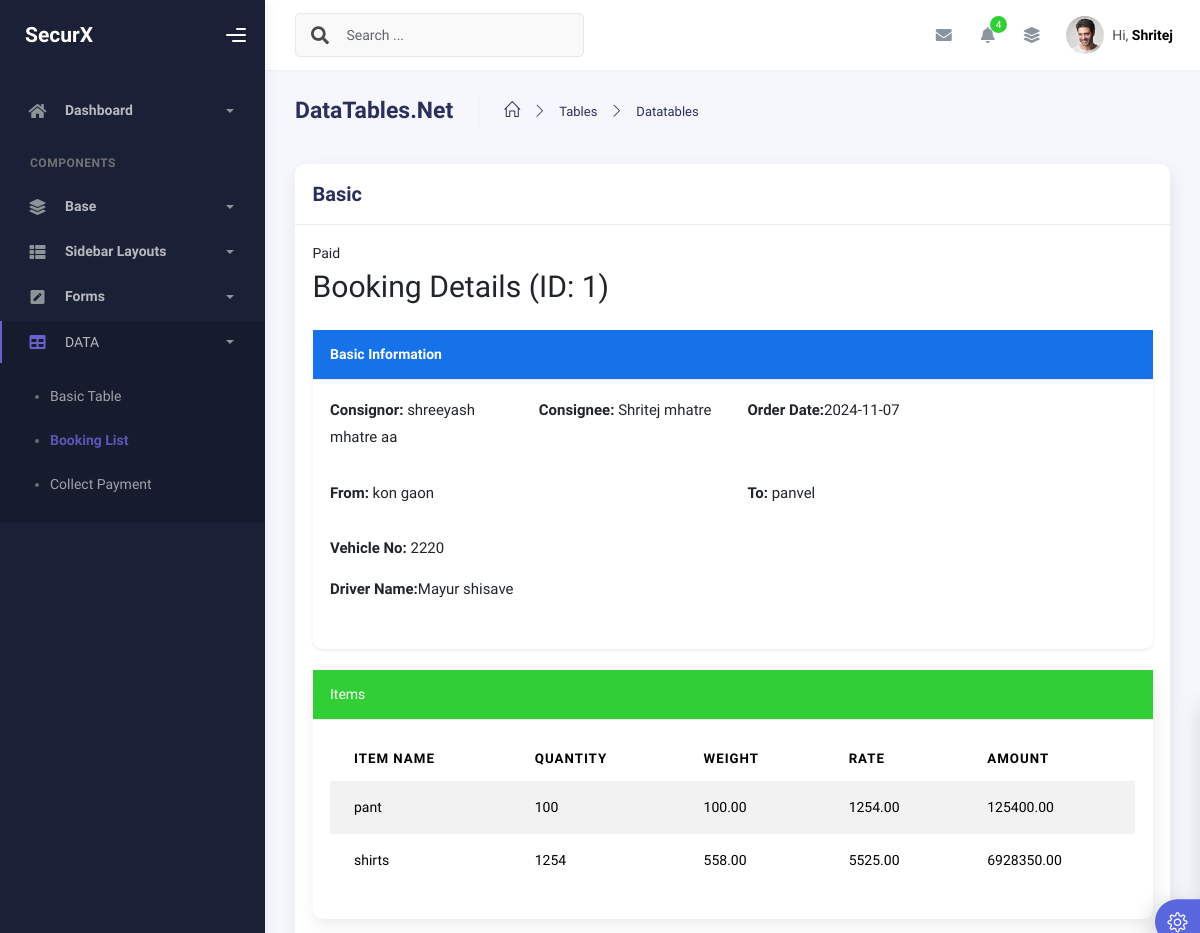
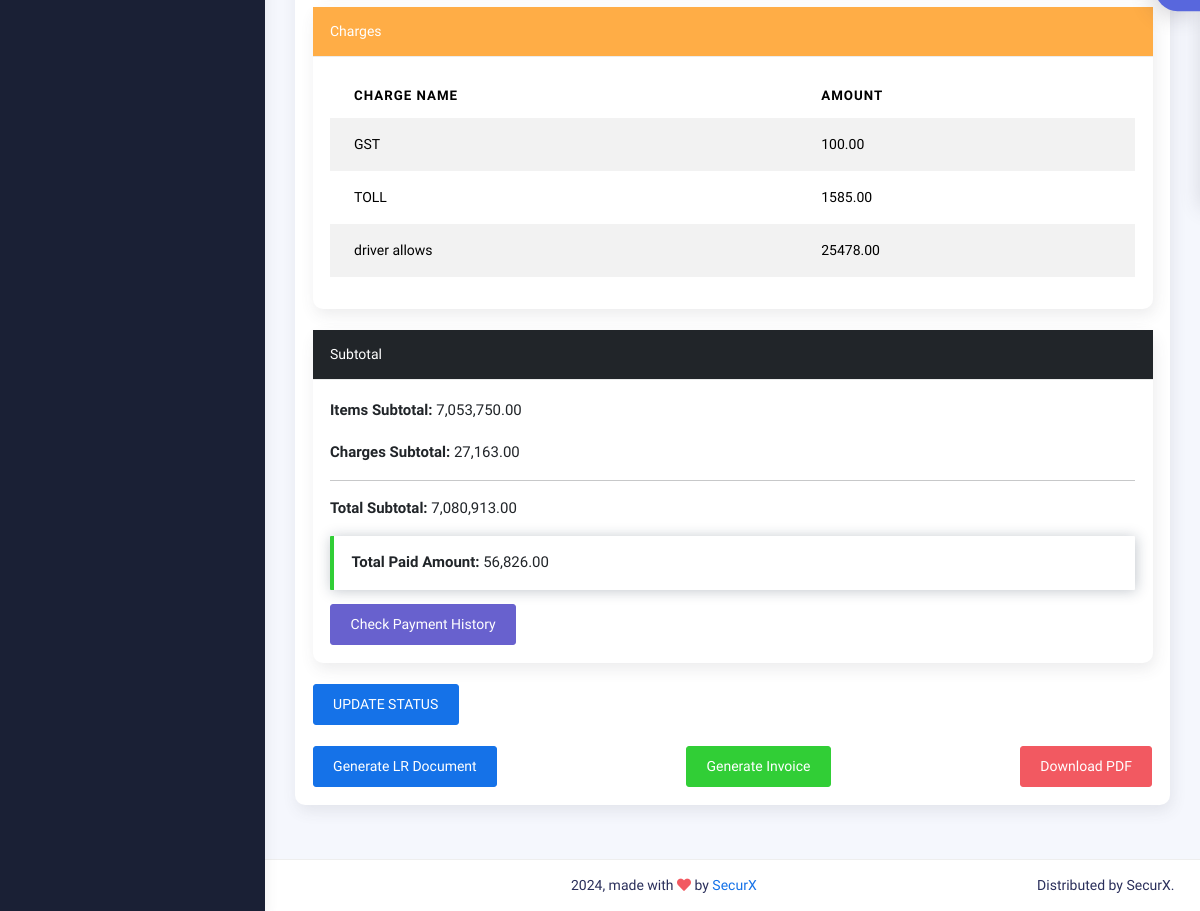
Screenshot of /tables/order.php?id=1 with the database file from the repository (2 pictures, top to bottom).
### tables this page shows
CREATE TABLE `orders` (
  `id` int(11) NOT NULL,
  `Status` varchar(255) NOT NULL,
  `order_name` varchar(255) NOT NULL,
  `customer_name` varchar(255) NOT NULL,
  `order_date` date NOT NULL,
  `fromLocation` varchar(255) NOT NULL,
  `toLocation` varchar(255) NOT NULL,
  `transportMode` varchar(255) NOT NULL,
  `paidBy` varchar(255) NOT NULL,
  `taxPaidBy` varchar(255) NOT NULL,
  `pickupAddress` varchar(255) NOT NULL,
  `deliveryAddress` varchar(255) NOT NULL,
  `Vehicleno` int(255) NOT NULL,
  `DriverName` varchar(255) NOT NULL
);

CREATE TABLE `parties` (
  `id` int(11) NOT NULL,
  `name` varchar(255) NOT NULL,
  `gst` varchar(255) NOT NULL,
  `uh` varchar(255) NOT NULL,
  `contact` varchar(255) NOT NULL,
  `address` text NOT NULL,
  `email` varchar(255) NOT NULL,
  `phone` varchar(20) DEFAULT NULL,
  `created_at` timestamp NOT NULL DEFAULT current_timestamp()
);

CREATE TABLE `items` (
  `id` int(11) NOT NULL,
  `order_id` int(11) DEFAULT NULL,
  `item_name` varchar(255) DEFAULT NULL,
  `parceltype` varchar(255) NOT NULL,
  `quantity` int(11) DEFAULT NULL,
  `weight` decimal(10,2) DEFAULT NULL,
  `itemtax` varchar(255) NOT NULL,
  `rate` decimal(10,2) DEFAULT NULL,
  `amount` decimal(10,2) DEFAULT NULL
);

CREATE TABLE `charges` (
  `id` int(11) NOT NULL,
  `order_id` int(11) DEFAULT NULL,
  `charge_name` varchar(255) DEFAULT NULL,
  `amount` decimal(10,2) DEFAULT NULL
);

### tables/order.php (the view, shortened to what this page needs)
<?php
include '../db_connect.php';
?>
<!DOCTYPE html>
<html lang="en">
  <head>
    <link rel="stylesheet" href="../assets/css/bootstrap.min.css" />
    <link rel="stylesheet" href="../assets/css/plugins.min.css" />
    <link rel="stylesheet" href="../assets/css/kaiadmin.min.css" />
    <link rel="stylesheet" href="../assets/css/demo.css" />
  </head>
  <body>
    <div class="wrapper">
      <div class="sidebar" data-background-color="dark">
        <div class="sidebar-logo">
          <div class="logo-header" data-background-color="dark">
            <a href="../index.php" class="logo">
              <span class="sidebar-brand-text text-white fs-4 fw-bold">SecurX</span>
            </a>
            <div class="nav-toggle">
              <button class="btn btn-toggle toggle-sidebar">
                <i class="gg-menu-right"></i>
              </button>
            </div>
          </div>
        </div>
        <div class="sidebar-wrapper scrollbar scrollbar-inner">
          <div class="sidebar-content">
            <ul class="nav nav-secondary">
              <li class="nav-item">
                <a
                  data-bs-toggle="collapse"
                  href="#dashboard"
                  class="collapsed"
                  aria-expanded="false"
                >
                  <i class="fas fa-home"></i>
                  <p>Dashboard</p>
                  <span class="caret"></span>
                </a>
              </li>
              <li class="nav-section">
                <h4 class="text-section">Components</h4>
              </li>
              <li class="nav-item">
                <a data-bs-toggle="collapse" href="#base">
                  <i class="fas fa-layer-group"></i>
                  <p>Base</p>
                  <span class="caret"></span>
                </a>
              </li>
              <li class="nav-item">
                <a data-bs-toggle="collapse" href="#sidebarLayouts">
                  <i class="fas fa-th-list"></i>
                  <p>Sidebar Layouts</p>
                  <span class="caret"></span>
                </a>
              </li>
              <li class="nav-item">
                <a data-bs-toggle="collapse" href="#forms">
                  <i class="fas fa-pen-square"></i>
                  <p>Forms</p>
                  <span class="caret"></span>
                </a>
              </li>
              <li class="nav-item active submenu">
                <a data-bs-toggle="collapse" href="#tables">
                  <i class="fas fa-table"></i>
                  DATA
                  <span class="caret"></span>
                </a>
                <div class="collapse show" id="tables">
                  <ul class="nav nav-collapse">
                    <li>
                      <a href="../tables/tables.html">
                        <span class="sub-item">Basic Table</span>
                      </a>
                    </li>
                    <li class="active">
                      <a href="../tables/datatables.php">
                        <span class="sub-item">Booking List</span>
                      </a>
                    </li>
                    <li>
                      <a href="../tables/paymentpending.php">
                        <span class="sub-item">Collect Payment</span>
                      </a>
                    </li>
                  </ul>
                </div>
              </li>
            </ul>
          </div>
        </div>
      </div>
      <div class="main-panel">
        <div class="main-header">
          <nav
            class="navbar navbar-header navbar-header-transparent navbar-expand-lg border-bottom"
          >
            <div class="container-fluid">
              <nav
                class="navbar navbar-header-left navbar-expand-lg navbar-form nav-search p-0 d-none d-lg-flex"
              >
                <div class="input-group">
                  <div class="input-group-prepend">
                    <button type="submit" class="btn btn-search pe-1">
                      <i class="fa fa-search search-icon"></i>
                    </button>
                  </div>
                  <input
                    type="text"
                    placeholder="Search ..."
                    class="form-control"
                  />
                </div>
              </nav>
              <ul class="navbar-nav topbar-nav ms-md-auto align-items-center">
                <li class="nav-item topbar-icon dropdown hidden-caret">
                  <a
                    class="nav-link dropdown-toggle"
                    href="#"
                    id="messageDropdown"
                    role="button"
                    data-bs-toggle="dropdown"
                    aria-haspopup="true"
                    aria-expanded="false"
                  >
                    <i class="fa fa-envelope"></i>
                  </a>
                </li>
                <li class="nav-item topbar-icon dropdown hidden-caret">
                  <a
                    class="nav-link dropdown-toggle"
                    href="#"
                    id="notifDropdown"
                    role="button"
                    data-bs-toggle="dropdown"
                    aria-haspopup="true"
                    aria-expanded="false"
                  >
                    <i class="fa fa-bell"></i>
                    <span class="notification">4</span>
                  </a>
                </li>
                <li class="nav-item topbar-icon dropdown hidden-caret">
                  <a
                    class="nav-link"
                    data-bs-toggle="dropdown"
                    href="#"
                    aria-expanded="false"
                  >
                    <i class="fas fa-layer-group"></i>
                  </a>
                </li>
                <li class="nav-item topbar-user dropdown hidden-caret">
                  <a
                    class="dropdown-toggle profile-pic"
                    data-bs-toggle="dropdown"
                    href="#"
                    aria-expanded="false"
                  >
                    <div class="avatar-sm">
                      <img
                        src="../assets/img/profile.jpg"
                        alt="..."
                        class="avatar-img rounded-circle"
                      />
                    </div>
                    <span class="profile-username">
                      <span class="op-7">Hi,</span>
                      <span class="fw-bold">Shritej</span>
                    </span>
                  </a>
                </li>
              </ul>
            </div>
          </nav>
        </div>
        <div class="container">
          <div class="page-inner">
            <div class="page-header">
              <h3 class="fw-bold mb-3">DataTables.Net</h3>
              <ul class="breadcrumbs mb-3">
                <li class="nav-home">
                  <a href="#">
                    <i class="icon-home"></i>
                  </a>
                </li>
                <li class="separator">
                  <i class="icon-arrow-right"></i>
                </li>
                <li class="nav-item">
                  <a href="#">Tables</a>
                </li>
                <li class="separator">
                  <i class="icon-arrow-right"></i>
                </li>
                <li class="nav-item">
                  <a href="#">Datatables</a>
                </li>
              </ul>
            </div>
            <div class="row">
              <div class="col-md-12">
                <div class="card">
                  <div class="card-header">
                    <h4 class="card-title">Basic</h4>
                  </div>
                  <div class="card-body">
                  <?php
$orderId = isset($_GET['id']) ? $_GET['id'] : 0;
$sql = "SELECT o.id, `Status`, p.name as CONSIGNOR, p.address as CONSIGNORADDRESS, p.contact AS ConsignorContact, p.email as ConsignorEmail,
        p2.name as ConsigneeName, p2.address as consigneeaddress, p2.contact as consigneecontact, p2.email as consigneeemail,
        `order_date`, `fromLocation`, `toLocation`, `transportMode`, `paidBy`, `taxPaidBy`, `pickupAddress`, `deliveryAddress`,
         `Vehicleno`, `DriverName`
        FROM `orders` o
        JOIN parties p ON o.order_name = p.id
        JOIN parties p2 ON o.customer_name = p2.id
        WHERE o.id = :orderId";
$stmt = $conn->prepare($sql);
$stmt->bindParam(':orderId', $orderId, PDO::PARAM_INT);
$stmt->execute();
$order = $stmt->fetch(PDO::FETCH_ASSOC);
$paymentstotal_query = "SELECT sum(paying_amount) as totalamt FROM payments WHERE order_id = $orderId";
$payments_result_total = $conn->query($paymentstotal_query);
$sumpayment = 0;
while ($sumofpay = $payments_result_total->fetch(PDO::FETCH_ASSOC)) {
  $sumpayment= $sumofpay['totalamt'];
}
$itemResult = $conn->query("SELECT * FROM items WHERE order_id = $orderId");
$chargeResult = $conn->query("SELECT * FROM charges WHERE order_id = $orderId");
$itemTotal = 0;
while ($item = $itemResult->fetch(PDO::FETCH_ASSOC)) {
    $itemTotal += $item['amount'];
}
$chargeTotal = 0;
while ($charge = $chargeResult->fetch(PDO::FETCH_ASSOC)) {
    $chargeTotal += $charge['amount'];
}
$subtotal = $itemTotal + $chargeTotal;
?>
    <div class="status-container">
        <span class="status-badge <?php echo 'status-' . strtolower(str_replace(' ', '-', $order['Status'])); ?>">
            <?php echo $order['Status']; ?>
        </span>
    </div>
    <h1 class="mb-4">Booking Details (ID: <?php echo $orderId; ?>)</h1>
   <div class="card mb-4 shadow-sm border-light">
    <div class="card-header bg-primary text-white fw-bold">
        <i class="bi bi-info-circle-fill"></i> Basic Information
    </div>
    <div class="card-body">
        <div class="row">
            <div class="col-md-3 mb-3">
                <p><strong class="text-dark">Consignor:</strong> <span><?php echo $order['CONSIGNOR']; ?></span></p>
            </div>
            <div class="col-md-3 mb-3">
                <p><strong class="text-dark">Consignee:</strong> <span><?php echo $order['ConsigneeName']; ?></span></p>
            </div>
            <div class="col-md-6 mb-3">
                <p><strong class="text-dark">Order Date:</strong><span><?php echo $order['order_date']; ?></span></p>
            </div>
            <div class="col-md-6 mb-3">
                <p><strong class="text-dark">From:</strong> <span><?php echo $order['fromLocation']; ?></span></p>
            </div>
            <div class="col-md-6 mb-3">
                <p><strong class="text-dark">To:</strong> <span><?php echo $order['toLocation']; ?></span></p>
            </div>
            <div class="col-md-6 mb-3">
                <p><strong class="text-dark">Vehicle No:</strong> <span><?php echo $order['Vehicleno']; ?></span></p>
                <p><strong class="text-dark">Driver Name:</strong><span><?php echo $order['DriverName']; ?></span></p>
            </div>
        </div>
    </div>
</div>
    <div class="card mb-4">
        <div class="card-header bg-success text-white">Items</div>
        <div class="card-body">
            <table class="table table-striped">
                <thead>
                    <tr>
                        <th>Item Name</th>
                        <th>Quantity</th>
                        <th>Weight</th>
                        <th>Rate</th>
                        <th>Amount</th>
                    </tr>
                </thead>
                <tbody>
                    <?php
                    $itemResult = $conn->query("SELECT * FROM items WHERE order_id = $orderId");
                    while ($item = $itemResult->fetch(PDO::FETCH_ASSOC)) {
                        echo "<tr>";
                        echo "<td>{$item['item_name']}</td>";
                        echo "<td>{$item['quantity']}</td>";
                        echo "<td>{$item['weight']}</td>";
                        echo "<td>{$item['rate']}</td>";
                        echo "<td>{$item['amount']}</td>";
                        echo "</tr>";
                    }
                    ?>
                </tbody>
            </table>
        </div>
    </div>
    <div class="card mb-4">
        <div class="card-header bg-warning text-white">Charges</div>
        <div class="card-body">
            <table class="table table-striped">
                <thead>
                    <tr>
                        <th>Charge Name</th>
                        <th>Amount</th>
                    </tr>
                </thead>
                <tbody>
                    <?php
                    $chargeResult = $conn->query("SELECT * FROM charges WHERE order_id = $orderId");
                    while ($charge = $chargeResult->fetch(PDO::FETCH_ASSOC)) {
                        echo "<tr>";
                        echo "<td>{$charge['charge_name']}</td>";
                        echo "<td>{$charge['amount']}</td>";
                        echo "</tr>";
                    }
                    ?>
                </tbody>
            </table>
        </div>
    </div>
    <div class="card mb-4">
        <div class="card-header bg-dark text-white">Subtotal</div>
        <div class="card-body">
            <p><strong>Items Subtotal:</strong> <?php echo number_format($itemTotal, 2); ?></p>
            <p><strong>Charges Subtotal:</strong> <?php echo number_format($chargeTotal, 2); ?></p>
            <hr>
            <p><strong>Total Subtotal:</strong> <?php echo number_format($subtotal, 2); ?></p>
            <p class='alert alert-success'><strong>Total Paid Amount:</strong> <?php echo number_format($sumpayment, 2); ?></p>
        <button type="button" class="btn btn-secondary" data-bs-toggle="modal" data-bs-target="#exampleModal">
      Check Payment History
    </button>
        </div>
    </div>
<button type="button" class="btn btn-primary" data-bs-toggle="modal" data-bs-target="#exampleModal1">
      UPDATE STATUS
    </button>
    <br><br>
    <div class="d-flex justify-content-between">
        <a href="../Reports/LR.php?orderId=<?php echo $orderId; ?>" class="btn btn-primary" target="_blank">Generate LR Document</a>
        <a href="../Reports/report.php?id=<?php echo $orderId; ?>" class="btn btn-success" target="_blank">Generate Invoice</a>
        <a href="../Reports/report.php?orderId=<?php echo $orderId; ?>" class="btn btn-danger" target="_blank">Download PDF</a>
    </div>
                  </div>
                </div>
              </div>
            </div>
          </div>
        </div>
        <footer class="footer">
          <div class="container-fluid d-flex justify-content-between">
            <div class="copyright">
              2024, made with <i class="fa fa-heart heart text-danger"></i> by
              <a href="http://www.themekita.com">SecurX</a>
            </div>
             <div>
              Distributed by
              <a target="_blank">SecurX</a>.
            </div>
          </div>
        </footer>
      </div>
      <div class="custom-template">
        <div class="custom-toggle">
          <i class="icon-settings"></i>
        </div>
      </div>
    </div>
  </body>
</html>

### rows the page displays
orders: Status "Paid", parties.name "shreeyash mhatre aa", parties.name "Shritej mhatre", order_date "2024-11-07", fromLocation "kon gaon", toLocation "panvel", Vehicleno "2220", DriverName "Mayur shisave"
items: item_name "pant", quantity "100", weight "100.00", rate "1254.00", amount "125400.00"
items: item_name "shirts", quantity "1254", weight "558.00", rate "5525.00", amount "6928350.00"
charges: charge_name "GST", amount "100.00"
charges: charge_name "TOLL", amount "1585.00"
charges: charge_name "driver allows", amount "25478.00"

### other values shown
$orderId "1"
$itemTotal "7,053,750.00"
$chargeTotal "27,163.00"
$subtotal "7,080,913.00"
$sumpayment "56,826.00"
